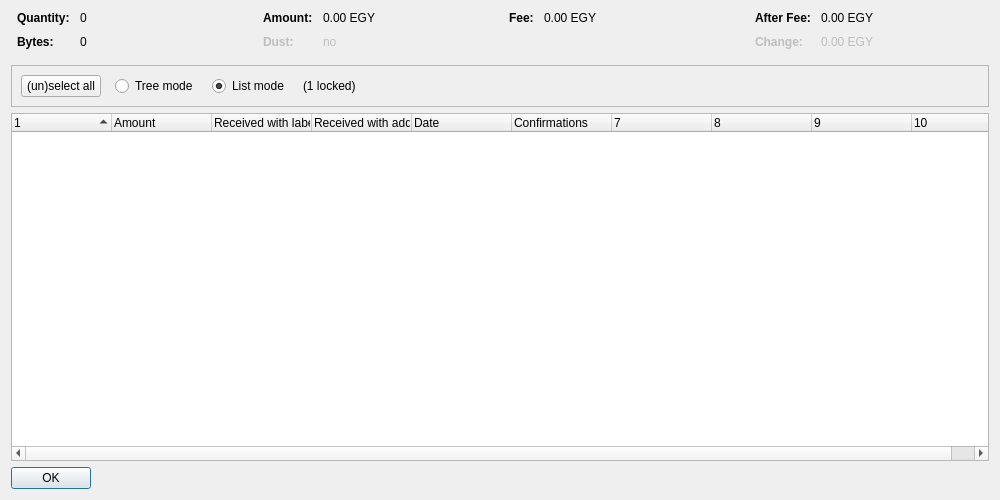
<?xml version="1.0" encoding="UTF-8"?>
<ui version="4.0">
 <class>CoinControlDialog</class>
 <widget class="QDialog" name="CoinControlDialog">
  <property name="geometry">
   <rect>
    <x>0</x>
    <y>0</y>
    <width>1000</width>
    <height>500</height>
   </rect>
  </property>
  <property name="windowTitle">
   <string>Coin Selection</string>
  </property>
  <layout class="QVBoxLayout" name="verticalLayout">
   <item>
    <layout class="QHBoxLayout" name="horizontalLayoutTop" stretch="0,0,0,0">
     <property name="topMargin">
      <number>0</number>
     </property>
     <property name="bottomMargin">
      <number>10</number>
     </property>
     <item>
      <layout class="QFormLayout" name="formLayoutCoinControl1">
       <property name="horizontalSpacing">
        <number>10</number>
       </property>
       <property name="verticalSpacing">
        <number>10</number>
       </property>
       <property name="leftMargin">
        <number>6</number>
       </property>
       <property name="rightMargin">
        <number>6</number>
       </property>
       <item row="0" column="0">
        <widget class="QLabel" name="labelCoinControlQuantityText">
         <property name="font">
          <font>
           <weight>75</weight>
           <bold>true</bold>
          </font>
         </property>
         <property name="text">
          <string>Quantity:</string>
         </property>
        </widget>
       </item>
       <item row="0" column="1">
        <widget class="QLabel" name="labelCoinControlQuantity">
         <property name="cursor">
          <cursorShape>IBeamCursor</cursorShape>
         </property>
         <property name="contextMenuPolicy">
          <enum>Qt::ActionsContextMenu</enum>
         </property>
         <property name="text">
          <string notr="true">0</string>
         </property>
         <property name="textInteractionFlags">
          <set>Qt::LinksAccessibleByMouse|Qt::TextSelectableByKeyboard|Qt::TextSelectableByMouse</set>
         </property>
        </widget>
       </item>
       <item row="1" column="0">
        <widget class="QLabel" name="labelCoinControlBytesText">
         <property name="font">
          <font>
           <weight>75</weight>
           <bold>true</bold>
          </font>
         </property>
         <property name="text">
          <string>Bytes:</string>
         </property>
        </widget>
       </item>
       <item row="1" column="1">
        <widget class="QLabel" name="labelCoinControlBytes">
         <property name="cursor">
          <cursorShape>IBeamCursor</cursorShape>
         </property>
         <property name="contextMenuPolicy">
          <enum>Qt::ActionsContextMenu</enum>
         </property>
         <property name="text">
          <string notr="true">0</string>
         </property>
         <property name="textInteractionFlags">
          <set>Qt::LinksAccessibleByMouse|Qt::TextSelectableByKeyboard|Qt::TextSelectableByMouse</set>
         </property>
        </widget>
       </item>
      </layout>
     </item>
     <item>
      <layout class="QFormLayout" name="formLayoutCoinControl2">
       <property name="horizontalSpacing">
        <number>10</number>
       </property>
       <property name="verticalSpacing">
        <number>10</number>
       </property>
       <property name="leftMargin">
        <number>6</number>
       </property>
       <property name="rightMargin">
        <number>6</number>
       </property>
       <item row="0" column="0">
        <widget class="QLabel" name="labelCoinControlAmountText">
         <property name="font">
          <font>
           <weight>75</weight>
           <bold>true</bold>
          </font>
         </property>
         <property name="text">
          <string>Amount:</string>
         </property>
        </widget>
       </item>
       <item row="0" column="1">
        <widget class="QLabel" name="labelCoinControlAmount">
         <property name="cursor">
          <cursorShape>IBeamCursor</cursorShape>
         </property>
         <property name="contextMenuPolicy">
          <enum>Qt::ActionsContextMenu</enum>
         </property>
         <property name="text">
          <string notr="true">0.00 EGY</string>
         </property>
         <property name="textInteractionFlags">
          <set>Qt::LinksAccessibleByMouse|Qt::TextSelectableByKeyboard|Qt::TextSelectableByMouse</set>
         </property>
        </widget>
       </item>
       <item row="1" column="0">
        <widget class="QLabel" name="labelCoinControlLowOutputText">
         <property name="enabled">
          <bool>false</bool>
         </property>
         <property name="font">
          <font>
           <weight>75</weight>
           <bold>true</bold>
          </font>
         </property>
         <property name="text">
          <string>Dust:</string>
         </property>
        </widget>
       </item>
       <item row="1" column="1">
        <widget class="QLabel" name="labelCoinControlLowOutput">
         <property name="enabled">
          <bool>false</bool>
         </property>
         <property name="cursor">
          <cursorShape>IBeamCursor</cursorShape>
         </property>
         <property name="contextMenuPolicy">
          <enum>Qt::ActionsContextMenu</enum>
         </property>
         <property name="text">
          <string notr="true">no</string>
         </property>
         <property name="textInteractionFlags">
          <set>Qt::LinksAccessibleByMouse|Qt::TextSelectableByKeyboard|Qt::TextSelectableByMouse</set>
         </property>
        </widget>
       </item>
      </layout>
     </item>
     <item>
      <layout class="QFormLayout" name="formLayoutCoinControl3">
       <property name="horizontalSpacing">
        <number>10</number>
       </property>
       <property name="verticalSpacing">
        <number>10</number>
       </property>
       <property name="leftMargin">
        <number>6</number>
       </property>
       <property name="rightMargin">
        <number>6</number>
       </property>
       <item row="0" column="0">
        <widget class="QLabel" name="labelCoinControlFeeText">
         <property name="font">
          <font>
           <weight>75</weight>
           <bold>true</bold>
          </font>
         </property>
         <property name="text">
          <string>Fee:</string>
         </property>
        </widget>
       </item>
       <item row="0" column="1">
        <widget class="QLabel" name="labelCoinControlFee">
         <property name="cursor">
          <cursorShape>IBeamCursor</cursorShape>
         </property>
         <property name="contextMenuPolicy">
          <enum>Qt::ActionsContextMenu</enum>
         </property>
         <property name="text">
          <string notr="true">0.00 EGY</string>
         </property>
         <property name="textInteractionFlags">
          <set>Qt::LinksAccessibleByMouse|Qt::TextSelectableByKeyboard|Qt::TextSelectableByMouse</set>
         </property>
        </widget>
       </item>
      </layout>
     </item>
     <item>
      <layout class="QFormLayout" name="formLayoutCoinControl4">
       <property name="horizontalSpacing">
        <number>10</number>
       </property>
       <property name="verticalSpacing">
        <number>10</number>
       </property>
       <property name="leftMargin">
        <number>6</number>
       </property>
       <property name="rightMargin">
        <number>6</number>
       </property>
       <item row="0" column="0">
        <widget class="QLabel" name="labelCoinControlAfterFeeText">
         <property name="font">
          <font>
           <weight>75</weight>
           <bold>true</bold>
          </font>
         </property>
         <property name="text">
          <string>After Fee:</string>
         </property>
        </widget>
       </item>
       <item row="0" column="1">
        <widget class="QLabel" name="labelCoinControlAfterFee">
         <property name="cursor">
          <cursorShape>IBeamCursor</cursorShape>
         </property>
         <property name="contextMenuPolicy">
          <enum>Qt::ActionsContextMenu</enum>
         </property>
         <property name="text">
          <string notr="true">0.00 EGY</string>
         </property>
         <property name="textInteractionFlags">
          <set>Qt::LinksAccessibleByMouse|Qt::TextSelectableByKeyboard|Qt::TextSelectableByMouse</set>
         </property>
        </widget>
       </item>
       <item row="1" column="0">
        <widget class="QLabel" name="labelCoinControlChangeText">
         <property name="enabled">
          <bool>false</bool>
         </property>
         <property name="font">
          <font>
           <weight>75</weight>
           <bold>true</bold>
          </font>
         </property>
         <property name="text">
          <string>Change:</string>
         </property>
        </widget>
       </item>
       <item row="1" column="1">
        <widget class="QLabel" name="labelCoinControlChange">
         <property name="enabled">
          <bool>false</bool>
         </property>
         <property name="cursor">
          <cursorShape>IBeamCursor</cursorShape>
         </property>
         <property name="contextMenuPolicy">
          <enum>Qt::ActionsContextMenu</enum>
         </property>
         <property name="text">
          <string notr="true">0.00 EGY</string>
         </property>
         <property name="textInteractionFlags">
          <set>Qt::LinksAccessibleByMouse|Qt::TextSelectableByKeyboard|Qt::TextSelectableByMouse</set>
         </property>
        </widget>
       </item>
      </layout>
     </item>
    </layout>
   </item>
   <item>
    <widget class="QFrame" name="frame">
     <property name="minimumSize">
      <size>
       <width>0</width>
       <height>40</height>
      </size>
     </property>
     <property name="frameShape">
      <enum>QFrame::StyledPanel</enum>
     </property>
     <property name="frameShadow">
      <enum>QFrame::Sunken</enum>
     </property>
     <layout class="QHBoxLayout" name="horizontalLayout">
      <item>
       <layout class="QHBoxLayout" name="horizontalLayoutPanel" stretch="0,0,0,0,0">
        <property name="spacing">
         <number>14</number>
        </property>
        <item>
         <widget class="QPushButton" name="pushButtonSelectAll">
          <property name="sizePolicy">
           <sizepolicy hsizetype="Maximum" vsizetype="Fixed">
            <horstretch>0</horstretch>
            <verstretch>0</verstretch>
           </sizepolicy>
          </property>
          <property name="text">
           <string>(un)select all</string>
          </property>
          <property name="autoDefault">
           <bool>false</bool>
          </property>
         </widget>
        </item>
        <item>
         <widget class="QRadioButton" name="radioTreeMode">
          <property name="sizePolicy">
           <sizepolicy hsizetype="Maximum" vsizetype="Fixed">
            <horstretch>0</horstretch>
            <verstretch>0</verstretch>
           </sizepolicy>
          </property>
          <property name="text">
           <string>Tree mode</string>
          </property>
         </widget>
        </item>
        <item>
         <widget class="QRadioButton" name="radioListMode">
          <property name="sizePolicy">
           <sizepolicy hsizetype="Maximum" vsizetype="Fixed">
            <horstretch>0</horstretch>
            <verstretch>0</verstretch>
           </sizepolicy>
          </property>
          <property name="text">
           <string>List mode</string>
          </property>
          <property name="checked">
           <bool>true</bool>
          </property>
         </widget>
        </item>
        <item>
         <widget class="QLabel" name="labelLocked">
          <property name="text">
           <string notr="true">(1 locked)</string>
          </property>
         </widget>
        </item>
        <item>
         <spacer name="horizontalSpacer">
          <property name="orientation">
           <enum>Qt::Horizontal</enum>
          </property>
          <property name="sizeHint" stdset="0">
           <size>
            <width>40</width>
            <height>20</height>
           </size>
          </property>
         </spacer>
        </item>
       </layout>
      </item>
     </layout>
    </widget>
   </item>
   <item>
    <widget class="CoinControlTreeWidget" name="treeWidget">
     <property name="contextMenuPolicy">
      <enum>Qt::CustomContextMenu</enum>
     </property>
     <property name="sortingEnabled">
      <bool>false</bool>
     </property>
     <property name="columnCount">
      <number>10</number>
     </property>
     <attribute name="headerShowSortIndicator" stdset="0">
      <bool>true</bool>
     </attribute>
     <attribute name="headerStretchLastSection">
      <bool>false</bool>
     </attribute>
     <column>
      <property name="text">
       <string/>
      </property>
     </column>
     <column>
      <property name="text">
       <string>Amount</string>
      </property>
     </column>
     <column>
      <property name="text">
       <string>Received with label</string>
      </property>
     </column>
     <column>
      <property name="text">
       <string>Received with address</string>
      </property>
     </column>
     <column>
      <property name="text">
       <string>Date</string>
      </property>
     </column>
     <column>
      <property name="text">
       <string>Confirmations</string>
      </property>
      <property name="toolTip">
       <string>Confirmed</string>
      </property>
     </column>
     <column>
      <property name="text">
       <string/>
      </property>
     </column>
     <column>
      <property name="text">
       <string/>
      </property>
     </column>
     <column>
      <property name="text">
       <string/>
      </property>
     </column>
     <column>
      <property name="text">
       <string/>
      </property>
     </column>
    </widget>
   </item>
   <item>
    <widget class="QDialogButtonBox" name="buttonBox">
     <property name="sizePolicy">
      <sizepolicy hsizetype="Maximum" vsizetype="Fixed">
       <horstretch>0</horstretch>
       <verstretch>0</verstretch>
      </sizepolicy>
     </property>
     <property name="orientation">
      <enum>Qt::Horizontal</enum>
     </property>
     <property name="standardButtons">
      <set>QDialogButtonBox::Ok</set>
     </property>
    </widget>
   </item>
  </layout>
 </widget>
 <customwidgets>
  <customwidget>
   <class>CoinControlTreeWidget</class>
   <extends>QTreeWidget</extends>
   <header>coincontroltreewidget.h</header>
  </customwidget>
 </customwidgets>
 <resources/>
 <connections/>
</ui>
